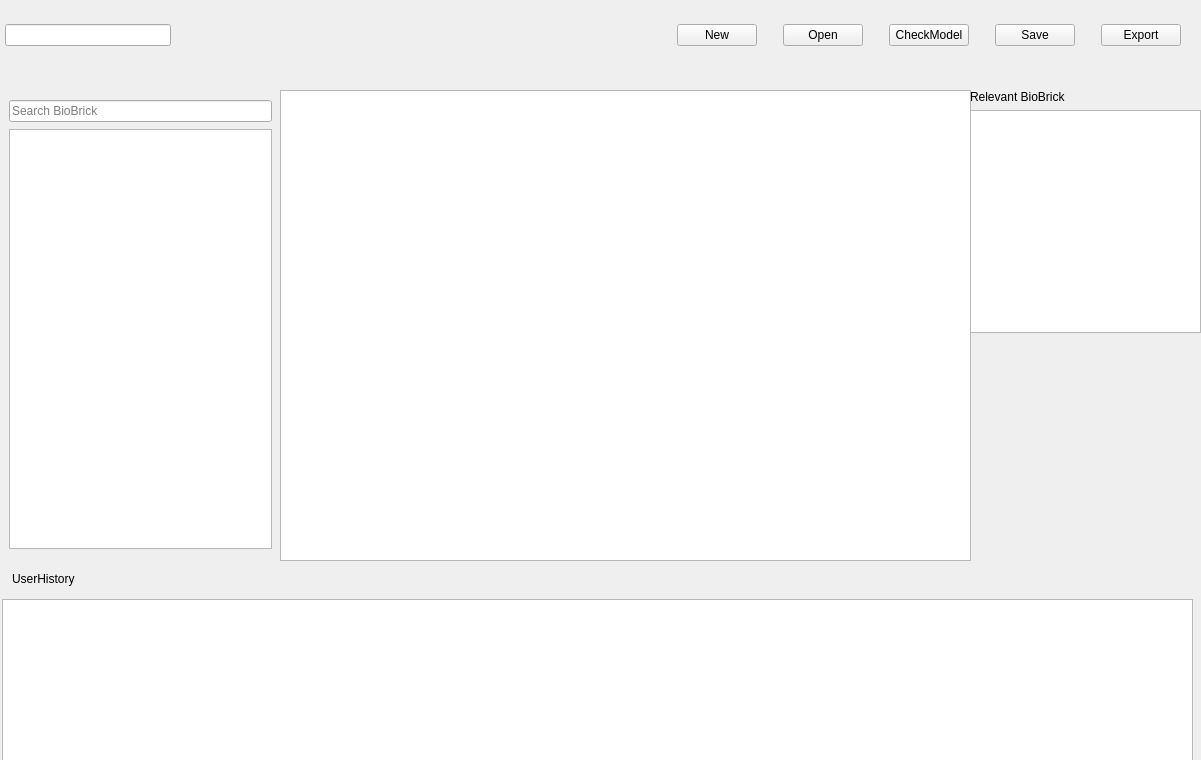
<?xml version="1.0" encoding="UTF-8"?>
<ui version="4.0">
 <class>Form</class>
 <widget class="QWidget" name="Form">
  <property name="geometry">
   <rect>
    <x>0</x>
    <y>0</y>
    <width>1201</width>
    <height>760</height>
   </rect>
  </property>
  <property name="sizePolicy">
   <sizepolicy hsizetype="Preferred" vsizetype="Expanding">
    <horstretch>0</horstretch>
    <verstretch>0</verstretch>
   </sizepolicy>
  </property>
  <property name="windowTitle">
   <string>Form</string>
  </property>
  <widget class="DesignPanel" name="desginPanel">
   <property name="geometry">
    <rect>
     <x>280</x>
     <y>90</y>
     <width>691</width>
     <height>471</height>
    </rect>
   </property>
   <property name="acceptDrops">
    <bool>true</bool>
   </property>
  </widget>
  <widget class="QFrame" name="topFrame">
   <property name="geometry">
    <rect>
     <x>-10</x>
     <y>-20</y>
     <width>1226</width>
     <height>111</height>
    </rect>
   </property>
   <property name="sizePolicy">
    <sizepolicy hsizetype="Expanding" vsizetype="Preferred">
     <horstretch>0</horstretch>
     <verstretch>0</verstretch>
    </sizepolicy>
   </property>
   <property name="minimumSize">
    <size>
     <width>0</width>
     <height>91</height>
    </size>
   </property>
   <property name="top" stdset="0">
    <bool>true</bool>
   </property>
   <layout class="QHBoxLayout" name="horizontalLayout">
    <property name="sizeConstraint">
     <enum>QLayout::SetDefaultConstraint</enum>
    </property>
    <property name="leftMargin">
     <number>5</number>
    </property>
    <property name="topMargin">
     <number>0</number>
    </property>
    <property name="rightMargin">
     <number>5</number>
    </property>
    <property name="bottomMargin">
     <number>0</number>
    </property>
    <item>
     <spacer name="horizontalSpacer_6">
      <property name="orientation">
       <enum>Qt::Horizontal</enum>
      </property>
      <property name="sizeType">
       <enum>QSizePolicy::Fixed</enum>
      </property>
      <property name="sizeHint" stdset="0">
       <size>
        <width>10</width>
        <height>20</height>
       </size>
      </property>
     </spacer>
    </item>
    <item>
     <widget class="QLineEdit" name="functionInput"/>
    </item>
    <item>
     <spacer name="horizontalSpacer">
      <property name="orientation">
       <enum>Qt::Horizontal</enum>
      </property>
      <property name="sizeType">
       <enum>QSizePolicy::Fixed</enum>
      </property>
      <property name="sizeHint" stdset="0">
       <size>
        <width>500</width>
        <height>20</height>
       </size>
      </property>
     </spacer>
    </item>
    <item>
     <widget class="QPushButton" name="newButton">
      <property name="sizePolicy">
       <sizepolicy hsizetype="Preferred" vsizetype="Fixed">
        <horstretch>0</horstretch>
        <verstretch>0</verstretch>
       </sizepolicy>
      </property>
      <property name="text">
       <string>New</string>
      </property>
      <property name="exportButton" stdset="0">
       <bool>true</bool>
      </property>
     </widget>
    </item>
    <item>
     <spacer name="horizontalSpacer_10">
      <property name="orientation">
       <enum>Qt::Horizontal</enum>
      </property>
      <property name="sizeType">
       <enum>QSizePolicy::Fixed</enum>
      </property>
      <property name="sizeHint" stdset="0">
       <size>
        <width>20</width>
        <height>20</height>
       </size>
      </property>
     </spacer>
    </item>
    <item>
     <widget class="QPushButton" name="openButton">
      <property name="sizePolicy">
       <sizepolicy hsizetype="Preferred" vsizetype="Fixed">
        <horstretch>0</horstretch>
        <verstretch>0</verstretch>
       </sizepolicy>
      </property>
      <property name="text">
       <string>Open</string>
      </property>
      <property name="exportButton" stdset="0">
       <bool>true</bool>
      </property>
     </widget>
    </item>
    <item>
     <spacer name="horizontalSpacer_9">
      <property name="orientation">
       <enum>Qt::Horizontal</enum>
      </property>
      <property name="sizeType">
       <enum>QSizePolicy::Fixed</enum>
      </property>
      <property name="sizeHint" stdset="0">
       <size>
        <width>20</width>
        <height>20</height>
       </size>
      </property>
     </spacer>
    </item>
    <item>
     <widget class="QPushButton" name="checkButton">
      <property name="sizePolicy">
       <sizepolicy hsizetype="Preferred" vsizetype="Fixed">
        <horstretch>0</horstretch>
        <verstretch>0</verstretch>
       </sizepolicy>
      </property>
      <property name="text">
       <string>CheckModel</string>
      </property>
      <property name="exportButton" stdset="0">
       <bool>true</bool>
      </property>
     </widget>
    </item>
    <item>
     <spacer name="horizontalSpacer_4">
      <property name="orientation">
       <enum>Qt::Horizontal</enum>
      </property>
      <property name="sizeType">
       <enum>QSizePolicy::Fixed</enum>
      </property>
      <property name="sizeHint" stdset="0">
       <size>
        <width>20</width>
        <height>20</height>
       </size>
      </property>
     </spacer>
    </item>
    <item>
     <widget class="QPushButton" name="saveButton">
      <property name="sizePolicy">
       <sizepolicy hsizetype="Preferred" vsizetype="Fixed">
        <horstretch>0</horstretch>
        <verstretch>0</verstretch>
       </sizepolicy>
      </property>
      <property name="text">
       <string>Save</string>
      </property>
      <property name="saveButton" stdset="0">
       <bool>true</bool>
      </property>
     </widget>
    </item>
    <item>
     <spacer name="horizontalSpacer_5">
      <property name="orientation">
       <enum>Qt::Horizontal</enum>
      </property>
      <property name="sizeType">
       <enum>QSizePolicy::Fixed</enum>
      </property>
      <property name="sizeHint" stdset="0">
       <size>
        <width>20</width>
        <height>20</height>
       </size>
      </property>
     </spacer>
    </item>
    <item>
     <widget class="QPushButton" name="exportButton">
      <property name="sizePolicy">
       <sizepolicy hsizetype="Preferred" vsizetype="Fixed">
        <horstretch>0</horstretch>
        <verstretch>0</verstretch>
       </sizepolicy>
      </property>
      <property name="text">
       <string>Export</string>
      </property>
      <property name="exportButton" stdset="0">
       <bool>true</bool>
      </property>
     </widget>
    </item>
    <item>
     <spacer name="horizontalSpacer_8">
      <property name="orientation">
       <enum>Qt::Horizontal</enum>
      </property>
      <property name="sizeType">
       <enum>QSizePolicy::Fixed</enum>
      </property>
      <property name="sizeHint" stdset="0">
       <size>
        <width>20</width>
        <height>20</height>
       </size>
      </property>
     </spacer>
    </item>
    <item>
     <spacer name="horizontalSpacer_7">
      <property name="orientation">
       <enum>Qt::Horizontal</enum>
      </property>
      <property name="sizeType">
       <enum>QSizePolicy::Fixed</enum>
      </property>
      <property name="sizeHint" stdset="0">
       <size>
        <width>10</width>
        <height>20</height>
       </size>
      </property>
     </spacer>
    </item>
   </layout>
  </widget>
  <widget class="QFrame" name="midLeftFrame">
   <property name="geometry">
    <rect>
     <x>0</x>
     <y>90</y>
     <width>281</width>
     <height>471</height>
    </rect>
   </property>
   <property name="midleft" stdset="0">
    <bool>true</bool>
   </property>
   <layout class="QGridLayout" name="gridLayout">
    <item row="0" column="0">
     <layout class="QHBoxLayout" name="horizontalLayout_2">
      <item>
       <widget class="QLineEdit" name="brickInput">
        <property name="sizePolicy">
         <sizepolicy hsizetype="Expanding" vsizetype="Fixed">
          <horstretch>0</horstretch>
          <verstretch>20</verstretch>
         </sizepolicy>
        </property>
        <property name="baseSize">
         <size>
          <width>229</width>
          <height>30</height>
         </size>
        </property>
        <property name="inputMethodHints">
         <set>Qt::ImhNone</set>
        </property>
        <property name="text">
         <string extracomment="Search BioBrick"/>
        </property>
        <property name="placeholderText">
         <string extracomment="Search BioBrick">Search BioBrick</string>
        </property>
       </widget>
      </item>
     </layout>
    </item>
    <item row="1" column="0">
     <widget class="BioBrickListView" name="brickList">
      <property name="enabled">
       <bool>true</bool>
      </property>
      <property name="sizePolicy">
       <sizepolicy hsizetype="Fixed" vsizetype="Preferred">
        <horstretch>0</horstretch>
        <verstretch>0</verstretch>
       </sizepolicy>
      </property>
      <property name="maximumSize">
       <size>
        <width>504</width>
        <height>420</height>
       </size>
      </property>
     </widget>
    </item>
   </layout>
  </widget>
  <widget class="QFrame" name="midrighrFrame">
   <property name="geometry">
    <rect>
     <x>970</x>
     <y>90</y>
     <width>231</width>
     <height>471</height>
    </rect>
   </property>
   <property name="midright" stdset="0">
    <bool>true</bool>
   </property>
   <layout class="QVBoxLayout" name="verticalLayout">
    <property name="leftMargin">
     <number>0</number>
    </property>
    <property name="topMargin">
     <number>0</number>
    </property>
    <property name="rightMargin">
     <number>0</number>
    </property>
    <property name="bottomMargin">
     <number>0</number>
    </property>
    <item>
     <widget class="QLabel" name="label">
      <property name="text">
       <string>Relevant BioBrick</string>
      </property>
      <property name="titleLabel" stdset="0">
       <bool>true</bool>
      </property>
     </widget>
    </item>
    <item>
     <widget class="BioBrickListView" name="relevantList">
      <property name="sizePolicy">
       <sizepolicy hsizetype="Expanding" vsizetype="Expanding">
        <horstretch>20</horstretch>
        <verstretch>0</verstretch>
       </sizepolicy>
      </property>
     </widget>
    </item>
    <item>
     <widget class="QLabel" name="biobrickInfo">
      <property name="sizePolicy">
       <sizepolicy hsizetype="Preferred" vsizetype="Expanding">
        <horstretch>0</horstretch>
        <verstretch>0</verstretch>
       </sizepolicy>
      </property>
      <property name="text">
       <string/>
      </property>
      <property name="textFormat">
       <enum>Qt::RichText</enum>
      </property>
      <property name="scaledContents">
       <bool>false</bool>
      </property>
      <property name="alignment">
       <set>Qt::AlignLeading|Qt::AlignLeft|Qt::AlignTop</set>
      </property>
      <property name="wordWrap">
       <bool>true</bool>
      </property>
      <property name="margin">
       <number>5</number>
      </property>
      <property name="openExternalLinks">
       <bool>true</bool>
      </property>
      <property name="textInteractionFlags">
       <set>Qt::LinksAccessibleByKeyboard|Qt::LinksAccessibleByMouse</set>
      </property>
      <property name="partinfo" stdset="0">
       <bool>true</bool>
      </property>
     </widget>
    </item>
   </layout>
  </widget>
  <widget class="QFrame" name="bottomFrame">
   <property name="geometry">
    <rect>
     <x>0</x>
     <y>561</y>
     <width>1201</width>
     <height>251</height>
    </rect>
   </property>
   <property name="bottomFrame" stdset="0">
    <bool>true</bool>
   </property>
   <widget class="QLabel" name="titleLabel">
    <property name="geometry">
     <rect>
      <x>12</x>
      <y>7</y>
      <width>271</width>
      <height>21</height>
     </rect>
    </property>
    <property name="sizePolicy">
     <sizepolicy hsizetype="Expanding" vsizetype="Preferred">
      <horstretch>0</horstretch>
      <verstretch>0</verstretch>
     </sizepolicy>
    </property>
    <property name="text">
     <string>UserHistory</string>
    </property>
    <property name="titleLabel" stdset="0">
     <bool>true</bool>
    </property>
   </widget>
   <widget class="QListWidget" name="recomendBrick">
    <property name="geometry">
     <rect>
      <x>2</x>
      <y>38</y>
      <width>1191</width>
      <height>192</height>
     </rect>
    </property>
    <property name="bottom" stdset="0">
     <bool>true</bool>
    </property>
   </widget>
  </widget>
 </widget>
 <customwidgets>
  <customwidget>
   <class>BioBrickListView</class>
   <extends>QListWidget</extends>
   <header>biobricklistview.h</header>
  </customwidget>
  <customwidget>
   <class>DesignPanel</class>
   <extends>QListWidget</extends>
   <header>designpanel.h</header>
  </customwidget>
 </customwidgets>
 <resources/>
 <connections/>
</ui>
